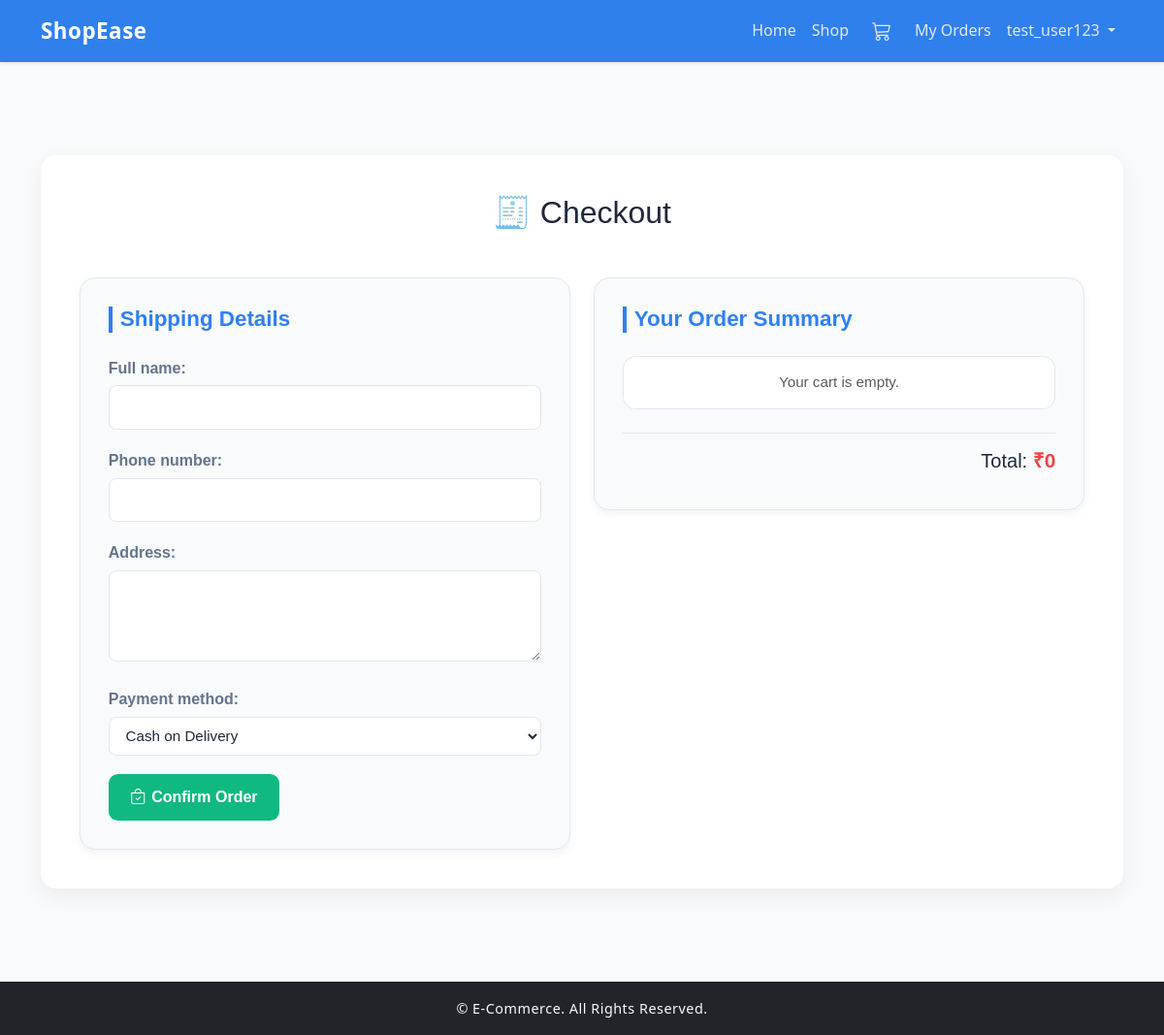
Before: /checkout/ (signed in) with the older database file.
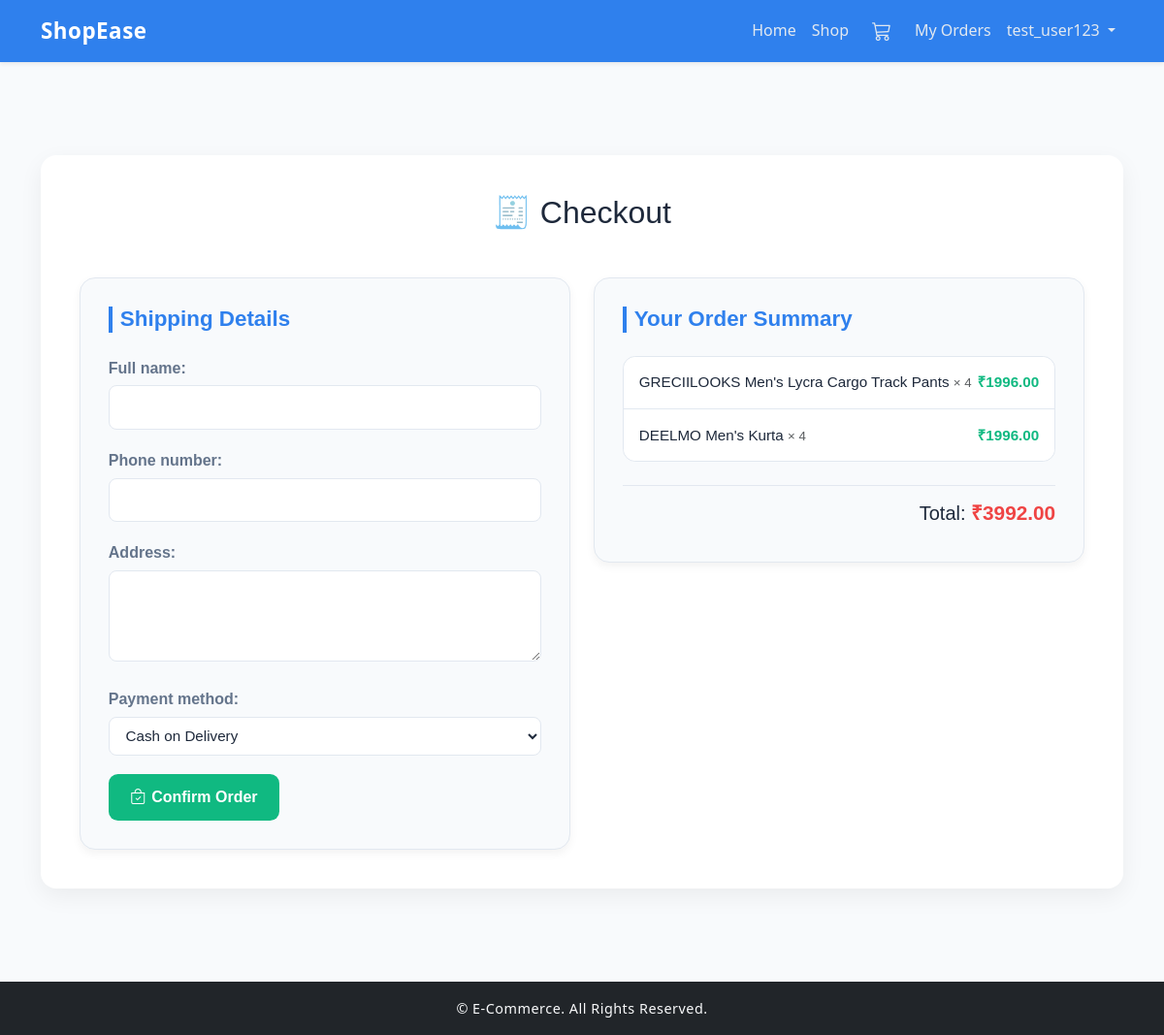
After: the same page with the newer database file.
### cart/models.py (models this page shows, shortened)
class CartItem(models.Model):
    user = models.ForeignKey(settings.AUTH_USER_MODEL, on_delete=models.CASCADE, related_name='cart_items')
    product = models.ForeignKey(Product, on_delete=models.CASCADE)
    quantity = models.PositiveIntegerField(default=1)
    def subtotal(self):
        price = self.product.discount_price if self.product.is_on_sale else self.product.price
        return price * self.quantity

### products/models.py (models this page shows, shortened)
class Product(models.Model):
    category = models.ForeignKey(Category, on_delete=models.CASCADE, related_name='products')
    name = models.CharField(max_length=150)
    slug = models.SlugField(max_length=160, unique=True)
    description = models.TextField(blank=True, null=True)
    price = models.DecimalField(max_digits=10, decimal_places=2)
    discount_price = models.DecimalField(max_digits=10, decimal_places=2, blank=True, null=True)
    stock = models.PositiveIntegerField(default=0)
    main_image = models.ImageField(upload_to='products/', blank=True, null=True)
    is_featured = models.BooleanField(default=False)
    created_at = models.DateTimeField(default=timezone.now)
    updated_at = models.DateTimeField(auto_now=True)
    class Meta:
        ordering = ['-created_at']
    @property
    def is_on_sale(self):
        return self.discount_price and self.discount_price < self.price

### checkout/views.py (the view, shortened to what this page needs)
# urls.py: path('', CheckoutView.as_view(), name='checkout'),
@method_decorator(login_required, name='dispatch')
class CheckoutView(View):
    def get(self, request):
        form = CheckoutForm()
        cart_items = CartItem.objects.filter(user=request.user)
        total = sum(item.subtotal() for item in cart_items)
        return render(request, 'checkout/checkout.html', {
            'form': form,
            'cart_items': cart_items,
            'total': total,
        })

### checkout/forms.py
class CheckoutForm(forms.ModelForm):
    class Meta:
        model = Checkout
        fields = ['full_name', 'phone_number', 'address', 'payment_method']
        widgets = {
            'address': forms.Textarea(attrs={'rows': 3}),
        }

### templates/checkout/checkout.html (shortened to what this page needs)
{% extends 'base.html' %}
{% load static %}
{% block content %}
<link rel="stylesheet" href="{% static 'checkout/checkout.css' %}">
<div class="checkout-page py-5">
  <div class="container checkout-container">
    <h2 class="text-center mb-5">🧾 Checkout</h2>
    <div class="row g-4">
      <div class="col-md-6">
        <div class="checkout-card">
          <h4 class="section-title">Shipping Details</h4>
          <form method="post" class="checkout-form">
            {{ form.as_p }}
            <button type="submit" class="btn-confirm-order">
              <i class="bi bi-bag-check"></i> Confirm Order
            </button>
          </form>
        </div>
      </div>
      <div class="col-md-6">
        <div class="checkout-card">
          <h4 class="section-title">Your Order Summary</h4>
          <ul class="order-summary list-group mb-4">
            {% for item in cart_items %}
            <li class="list-group-item d-flex justify-content-between align-items-center">
              <div>
                <span class="product-name">{{ item.product.name }}</span>
                <small class="text-muted">× {{ item.quantity }}</small>
              </div>
              <span class="product-price">₹{{ item.subtotal }}</span>
            </li>
            {% empty %}
            <li class="list-group-item text-center text-muted">Your cart is empty.</li>
            {% endfor %}
          </ul>
          <div class="total-section text-end">
            <h5>Total: <span class="total-amount">₹{{ total }}</span></h5>
          </div>
        </div>
      </div>
    </div>
  </div>
</div>
{% endblock %}

Changed rows visible on the page:
added CartItem: product.name "GRECIILOOKS Men's Lycra Cargo Track Pants", quantity "4", subtotal "1996.00"
added CartItem: product.name "DEELMO Men's Kurta", quantity "4", subtotal "1996.00"
Other visible differences:
{{ total }}: "0" → "3992.00"
text no longer shown: "Your cart is empty."
